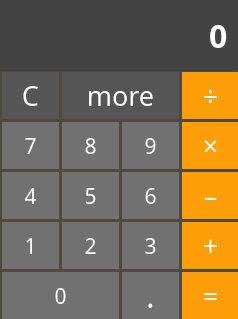
<?xml version="1.0" encoding="UTF-8"?>
<ui version="4.0">
 <class>main_window</class>
 <widget class="QMainWindow" name="main_window">
  <property name="geometry">
   <rect>
    <x>0</x>
    <y>0</y>
    <width>238</width>
    <height>319</height>
   </rect>
  </property>
  <property name="windowTitle">
   <string>MainWindow</string>
  </property>
  <property name="autoFillBackground">
   <bool>false</bool>
  </property>
  <property name="styleSheet">
   <string notr="true">background-color: rgb(67, 67, 68);
border-radius: 1px;</string>
  </property>
  <widget class="QWidget" name="centralwidget">
   <widget class="QPushButton" name="btn_number1">
    <property name="geometry">
     <rect>
      <x>0</x>
      <y>220</y>
      <width>61</width>
      <height>51</height>
     </rect>
    </property>
    <property name="font">
     <font>
      <family>Segoe MDL2 Assets</family>
      <pointsize>16</pointsize>
     </font>
    </property>
    <property name="styleSheet">
     <string notr="true">background-color: rgb(113, 113, 114);
color: rgb(255, 255, 255);
border: 2px solid rgb(79, 73, 64) ;</string>
    </property>
    <property name="text">
     <string>1</string>
    </property>
   </widget>
   <widget class="QPushButton" name="btn_number0">
    <property name="geometry">
     <rect>
      <x>0</x>
      <y>270</y>
      <width>121</width>
      <height>51</height>
     </rect>
    </property>
    <property name="font">
     <font>
      <family>Segoe MDL2 Assets</family>
      <pointsize>16</pointsize>
     </font>
    </property>
    <property name="styleSheet">
     <string notr="true">background-color: rgb(113, 113, 114);
color: rgb(255, 255, 255);
border: 2px solid rgb(79, 73, 64) ;</string>
    </property>
    <property name="text">
     <string>0</string>
    </property>
   </widget>
   <widget class="QPushButton" name="btn_number2">
    <property name="geometry">
     <rect>
      <x>60</x>
      <y>220</y>
      <width>61</width>
      <height>51</height>
     </rect>
    </property>
    <property name="font">
     <font>
      <family>Segoe MDL2 Assets</family>
      <pointsize>16</pointsize>
     </font>
    </property>
    <property name="styleSheet">
     <string notr="true">background-color: rgb(113, 113, 114);
color: rgb(255, 255, 255);
border: 2px solid rgb(79, 73, 64) ;</string>
    </property>
    <property name="text">
     <string>2</string>
    </property>
   </widget>
   <widget class="QPushButton" name="btn_number3">
    <property name="geometry">
     <rect>
      <x>120</x>
      <y>220</y>
      <width>61</width>
      <height>51</height>
     </rect>
    </property>
    <property name="font">
     <font>
      <family>Segoe MDL2 Assets</family>
      <pointsize>16</pointsize>
     </font>
    </property>
    <property name="styleSheet">
     <string notr="true">background-color: rgb(113, 113, 114);
color: rgb(255, 255, 255);
border: 2px solid rgb(79, 73, 64) ;</string>
    </property>
    <property name="text">
     <string>3</string>
    </property>
   </widget>
   <widget class="QPushButton" name="btn_number4">
    <property name="geometry">
     <rect>
      <x>0</x>
      <y>170</y>
      <width>61</width>
      <height>51</height>
     </rect>
    </property>
    <property name="font">
     <font>
      <family>Segoe MDL2 Assets</family>
      <pointsize>16</pointsize>
     </font>
    </property>
    <property name="styleSheet">
     <string notr="true">background-color: rgb(113, 113, 114);
color: rgb(255, 255, 255);
border: 2px solid rgb(79, 73, 64) ;</string>
    </property>
    <property name="text">
     <string>4</string>
    </property>
   </widget>
   <widget class="QPushButton" name="btn_number5">
    <property name="geometry">
     <rect>
      <x>60</x>
      <y>170</y>
      <width>61</width>
      <height>51</height>
     </rect>
    </property>
    <property name="font">
     <font>
      <family>Segoe MDL2 Assets</family>
      <pointsize>16</pointsize>
     </font>
    </property>
    <property name="styleSheet">
     <string notr="true">background-color: rgb(113, 113, 114);
color: rgb(255, 255, 255);
border: 2px solid rgb(79, 73, 64) ;</string>
    </property>
    <property name="text">
     <string>5</string>
    </property>
   </widget>
   <widget class="QPushButton" name="btn_number6">
    <property name="geometry">
     <rect>
      <x>120</x>
      <y>170</y>
      <width>61</width>
      <height>51</height>
     </rect>
    </property>
    <property name="font">
     <font>
      <family>Segoe MDL2 Assets</family>
      <pointsize>16</pointsize>
     </font>
    </property>
    <property name="styleSheet">
     <string notr="true">background-color: rgb(113, 113, 114);
color: rgb(255, 255, 255);
border: 2px solid rgb(79, 73, 64) ;</string>
    </property>
    <property name="text">
     <string>6</string>
    </property>
   </widget>
   <widget class="QPushButton" name="btn_number7">
    <property name="geometry">
     <rect>
      <x>0</x>
      <y>120</y>
      <width>61</width>
      <height>51</height>
     </rect>
    </property>
    <property name="font">
     <font>
      <family>Segoe MDL2 Assets</family>
      <pointsize>16</pointsize>
     </font>
    </property>
    <property name="styleSheet">
     <string notr="true">background-color: rgb(113, 113, 114);
color: rgb(255, 255, 255);
border: 2px solid rgb(79, 73, 64) ;</string>
    </property>
    <property name="text">
     <string>7</string>
    </property>
   </widget>
   <widget class="QPushButton" name="btn_number8">
    <property name="geometry">
     <rect>
      <x>60</x>
      <y>120</y>
      <width>61</width>
      <height>51</height>
     </rect>
    </property>
    <property name="font">
     <font>
      <family>Segoe MDL2 Assets</family>
      <pointsize>16</pointsize>
     </font>
    </property>
    <property name="styleSheet">
     <string notr="true">background-color: rgb(113, 113, 114);
color: rgb(255, 255, 255);
border: 2px solid rgb(79, 73, 64) ;</string>
    </property>
    <property name="text">
     <string>8</string>
    </property>
   </widget>
   <widget class="QPushButton" name="btn_number9">
    <property name="geometry">
     <rect>
      <x>120</x>
      <y>120</y>
      <width>61</width>
      <height>51</height>
     </rect>
    </property>
    <property name="font">
     <font>
      <family>Segoe MDL2 Assets</family>
      <pointsize>16</pointsize>
     </font>
    </property>
    <property name="styleSheet">
     <string notr="true">background-color: rgb(113, 113, 114);
color: rgb(255, 255, 255);
border: 2px solid rgb(79, 73, 64) ;</string>
    </property>
    <property name="text">
     <string>9</string>
    </property>
   </widget>
   <widget class="QPushButton" name="btn_divide">
    <property name="geometry">
     <rect>
      <x>180</x>
      <y>70</y>
      <width>61</width>
      <height>51</height>
     </rect>
    </property>
    <property name="font">
     <font>
      <family>Segoe MDL2 Assets</family>
      <pointsize>20</pointsize>
     </font>
    </property>
    <property name="styleSheet">
     <string notr="true">color: rgb(255, 255, 255);
background-color: rgb(254, 159, 10);
border: 2px solid rgb(79, 73, 64) ;</string>
    </property>
    <property name="text">
     <string>÷</string>
    </property>
   </widget>
   <widget class="QPushButton" name="btn_multiple">
    <property name="geometry">
     <rect>
      <x>180</x>
      <y>120</y>
      <width>61</width>
      <height>51</height>
     </rect>
    </property>
    <property name="font">
     <font>
      <family>Segoe MDL2 Assets</family>
      <pointsize>20</pointsize>
     </font>
    </property>
    <property name="styleSheet">
     <string notr="true">color: rgb(255, 255, 255);
background-color: rgb(254, 159, 10);
border: 2px solid rgb(79, 73, 64) ;</string>
    </property>
    <property name="text">
     <string>×</string>
    </property>
   </widget>
   <widget class="QPushButton" name="btn_sub">
    <property name="geometry">
     <rect>
      <x>180</x>
      <y>170</y>
      <width>61</width>
      <height>51</height>
     </rect>
    </property>
    <property name="font">
     <font>
      <family>Segoe MDL2 Assets</family>
      <pointsize>20</pointsize>
     </font>
    </property>
    <property name="styleSheet">
     <string notr="true">color: rgb(255, 255, 255);
background-color: rgb(254, 159, 10);
border: 2px solid rgb(79, 73, 64) ;</string>
    </property>
    <property name="text">
     <string>–</string>
    </property>
   </widget>
   <widget class="QPushButton" name="btn_sum">
    <property name="geometry">
     <rect>
      <x>180</x>
      <y>220</y>
      <width>61</width>
      <height>51</height>
     </rect>
    </property>
    <property name="font">
     <font>
      <family>Segoe MDL2 Assets</family>
      <pointsize>20</pointsize>
     </font>
    </property>
    <property name="styleSheet">
     <string notr="true">color: rgb(255, 255, 255);
background-color: rgb(254, 159, 10);
border: 2px solid rgb(79, 73, 64) ;</string>
    </property>
    <property name="text">
     <string>+</string>
    </property>
   </widget>
   <widget class="QPushButton" name="btn_result">
    <property name="geometry">
     <rect>
      <x>180</x>
      <y>270</y>
      <width>61</width>
      <height>51</height>
     </rect>
    </property>
    <property name="font">
     <font>
      <family>Segoe MDL2 Assets</family>
      <pointsize>20</pointsize>
     </font>
    </property>
    <property name="styleSheet">
     <string notr="true">color: rgb(255, 255, 255);
background-color: rgb(254, 159, 10);
border: 2px solid rgb(79, 73, 64) ;</string>
    </property>
    <property name="text">
     <string>=</string>
    </property>
   </widget>
   <widget class="QPushButton" name="btn_clear">
    <property name="geometry">
     <rect>
      <x>0</x>
      <y>70</y>
      <width>61</width>
      <height>51</height>
     </rect>
    </property>
    <property name="font">
     <font>
      <family>Segoe MDL2 Assets</family>
      <pointsize>20</pointsize>
     </font>
    </property>
    <property name="styleSheet">
     <string notr="true">color: rgb(255, 255, 255);
background-color: rgb(85, 85, 86);
border: 2px solid rgb(79, 73, 64) ;</string>
    </property>
    <property name="text">
     <string>C</string>
    </property>
   </widget>
   <widget class="QPushButton" name="btn_more">
    <property name="geometry">
     <rect>
      <x>60</x>
      <y>70</y>
      <width>121</width>
      <height>51</height>
     </rect>
    </property>
    <property name="font">
     <font>
      <family>Segoe MDL2 Assets</family>
      <pointsize>20</pointsize>
     </font>
    </property>
    <property name="styleSheet">
     <string notr="true">color: rgb(255, 255, 255);
background-color: rgb(85, 85, 86);
border: 2px solid rgb(79, 73, 64) ;</string>
    </property>
    <property name="text">
     <string>more</string>
    </property>
   </widget>
   <widget class="QLineEdit" name="text">
    <property name="geometry">
     <rect>
      <x>0</x>
      <y>0</y>
      <width>231</width>
      <height>71</height>
     </rect>
    </property>
    <property name="font">
     <font>
      <family>Segoe UI Semibold</family>
      <pointsize>24</pointsize>
      <bold>true</bold>
     </font>
    </property>
    <property name="layoutDirection">
     <enum>Qt::LeftToRight</enum>
    </property>
    <property name="styleSheet">
     <string notr="true">color: rgb(255, 255, 255);

</string>
    </property>
    <property name="text">
     <string>0</string>
    </property>
    <property name="alignment">
     <set>Qt::AlignRight|Qt::AlignTrailing|Qt::AlignVCenter</set>
    </property>
   </widget>
   <widget class="QPushButton" name="btn_dot">
    <property name="geometry">
     <rect>
      <x>120</x>
      <y>270</y>
      <width>61</width>
      <height>51</height>
     </rect>
    </property>
    <property name="sizePolicy">
     <sizepolicy hsizetype="Minimum" vsizetype="Fixed">
      <horstretch>0</horstretch>
      <verstretch>0</verstretch>
     </sizepolicy>
    </property>
    <property name="font">
     <font>
      <family>Segoe MDL2 Assets</family>
      <pointsize>24</pointsize>
     </font>
    </property>
    <property name="contextMenuPolicy">
     <enum>Qt::PreventContextMenu</enum>
    </property>
    <property name="layoutDirection">
     <enum>Qt::LeftToRight</enum>
    </property>
    <property name="styleSheet">
     <string notr="true">background-color: rgb(113, 113, 114);
color: rgb(255, 255, 255);
border: 2px solid rgb(79, 73, 64) ;</string>
    </property>
    <property name="text">
     <string>.</string>
    </property>
   </widget>
  </widget>
 </widget>
 <resources/>
 <connections/>
</ui>
